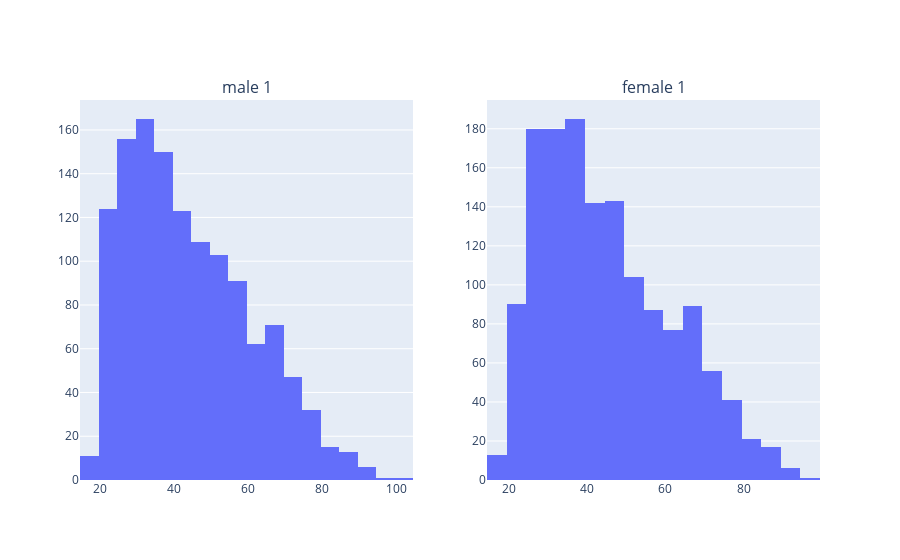
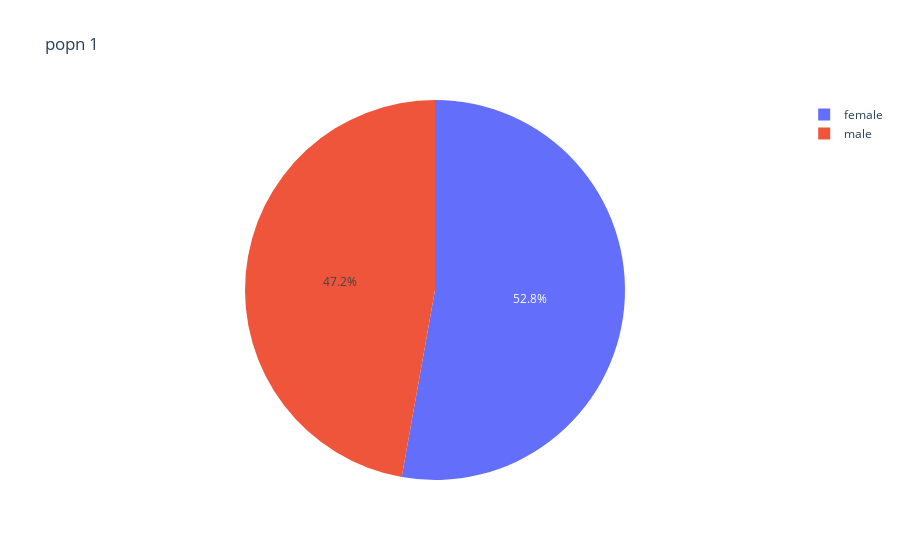
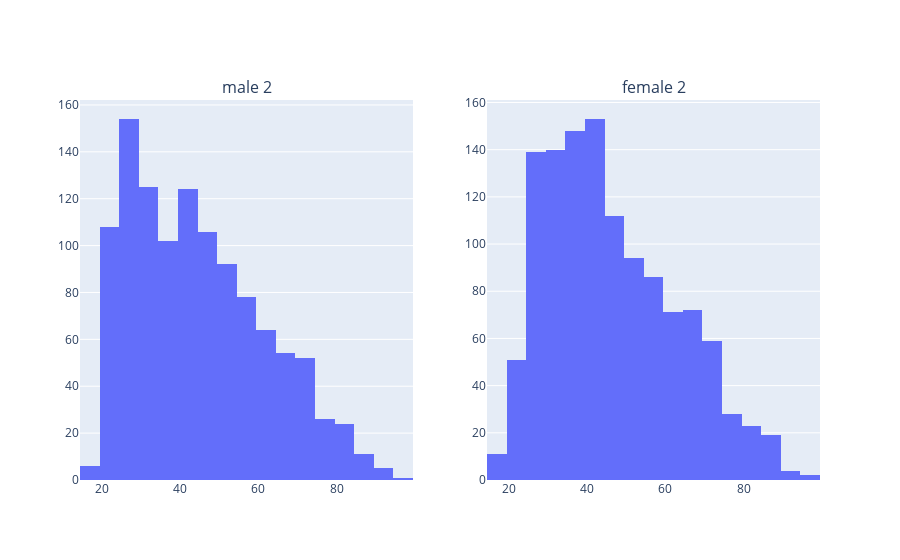
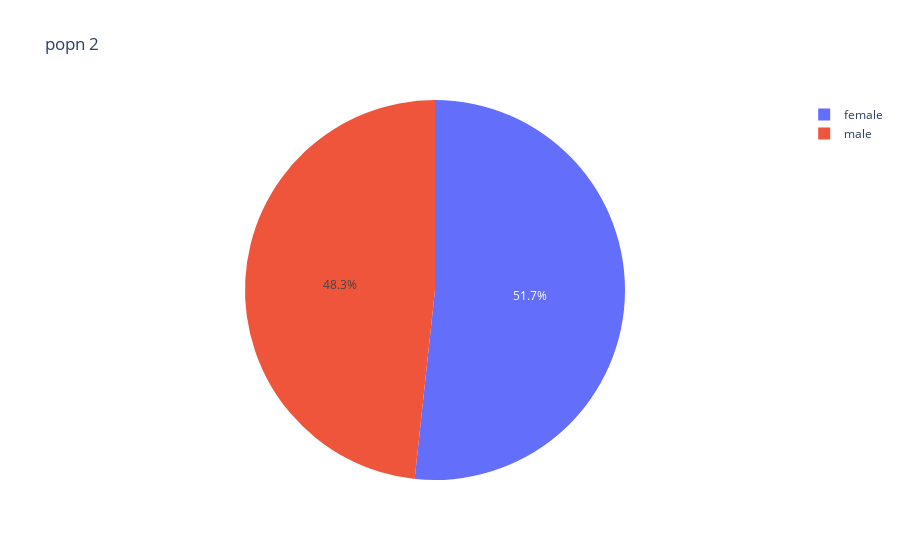

Notebook source saved alongside these figures, in order:
### Code cell
from plotly.subplots import make_subplots
for ward in main_data.ward.unique():
    male_data = main_data.query('sex == "male" & ward == @ward')
    female_data = main_data.query('sex == "female" & ward == @ward')
    fig = make_subplots(rows=1,cols=2,subplot_titles=[f'male {ward}',f'female {ward}'])
    fig.add_trace(pe.histogram(male_data,x= 'age',nbins=20).data[0])
    fig.add_trace(pe.histogram(female_data,x= 'age',nbins=20).data[0],col=2,row = 1)
    # fig.update_yaxes(range=[0, 300], row=1, col=1)
    # fig.update_yaxes(range=[0, 300], row=1, col=2)
    fig.show()
    fig2= pe.pie(main_data.query('ward == @ward'),'sex',title=f'popn {ward}')
    fig2.show()

### Figure 1 — Plotly figure (JSON) as saved in the notebook; plotly's stock layout.template omitted (floating-point values rounded to 4 significant figures; data arrays with more than 128 entries replaced by an {"elided": "..."} marker saying what was removed)
{"data": [{"alignmentgroup": "True", "bingroup": "x", "hovertemplate": "age=%{x}<br>count=%{y}<extra></extra>", "legendgroup": "", "marker": {"color": "#636efa", "pattern": {"shape": ""}}, "name": "", "nbinsx": 20, "offsetgroup": "", "orientation": "v", "showlegend": false, "type": "histogram", "x": {"elided": "1280 int values"}, "xaxis": "x", "yaxis": "y"}, {"alignmentgroup": "True", "bingroup": "x", "hovertemplate": "age=%{x}<br>count=%{y}<extra></extra>", "legendgroup": "", "marker": {"color": "#636efa", "pattern": {"shape": ""}}, "name": "", "nbinsx": 20, "offsetgroup": "", "orientation": "v", "showlegend": false, "type": "histogram", "x": {"elided": "1432 int values"}, "xaxis": "x2", "yaxis": "y2"}], "layout": {"annotations": [{"font": {"size": 16}, "showarrow": false, "text": "male 1", "x": 0.225, "xanchor": "center", "xref": "paper", "y": 1, "yanchor": "bottom", "yref": "paper"}, {"font": {"size": 16}, "showarrow": false, "text": "female 1", "x": 0.775, "xanchor": "center", "xref": "paper", "y": 1, "yanchor": "bottom", "yref": "paper"}], "xaxis": {"anchor": "y", "domain": [0, 0.45]}, "xaxis2": {"anchor": "y2", "domain": [0.55, 1]}, "yaxis": {"anchor": "x", "domain": [0, 1]}, "yaxis2": {"anchor": "x2", "domain": [0, 1]}}}

### Figure 2 — Plotly figure (JSON) as saved in the notebook; plotly's stock layout.template omitted (floating-point values rounded to 4 significant figures; data arrays with more than 128 entries replaced by an {"elided": "..."} marker saying what was removed)
{"data": [{"domain": {"x": [0, 1], "y": [0, 1]}, "hovertemplate": "sex=%{label}<extra></extra>", "labels": {"elided": "2712 str values"}, "legendgroup": "", "name": "", "showlegend": true, "type": "pie"}], "layout": {"legend": {"tracegroupgap": 0}, "title": {"text": "popn 1"}}}

### Figure 3 — Plotly figure (JSON) as saved in the notebook; plotly's stock layout.template omitted (floating-point values rounded to 4 significant figures; data arrays with more than 128 entries replaced by an {"elided": "..."} marker saying what was removed)
{"data": [{"alignmentgroup": "True", "bingroup": "x", "hovertemplate": "age=%{x}<br>count=%{y}<extra></extra>", "legendgroup": "", "marker": {"color": "#636efa", "pattern": {"shape": ""}}, "name": "", "nbinsx": 20, "offsetgroup": "", "orientation": "v", "showlegend": false, "type": "histogram", "x": {"elided": "1132 int values"}, "xaxis": "x", "yaxis": "y"}, {"alignmentgroup": "True", "bingroup": "x", "hovertemplate": "age=%{x}<br>count=%{y}<extra></extra>", "legendgroup": "", "marker": {"color": "#636efa", "pattern": {"shape": ""}}, "name": "", "nbinsx": 20, "offsetgroup": "", "orientation": "v", "showlegend": false, "type": "histogram", "x": {"elided": "1212 int values"}, "xaxis": "x2", "yaxis": "y2"}], "layout": {"annotations": [{"font": {"size": 16}, "showarrow": false, "text": "male 2", "x": 0.225, "xanchor": "center", "xref": "paper", "y": 1, "yanchor": "bottom", "yref": "paper"}, {"font": {"size": 16}, "showarrow": false, "text": "female 2", "x": 0.775, "xanchor": "center", "xref": "paper", "y": 1, "yanchor": "bottom", "yref": "paper"}], "xaxis": {"anchor": "y", "domain": [0, 0.45]}, "xaxis2": {"anchor": "y2", "domain": [0.55, 1]}, "yaxis": {"anchor": "x", "domain": [0, 1]}, "yaxis2": {"anchor": "x2", "domain": [0, 1]}}}

### Figure 4 — Plotly figure (JSON) as saved in the notebook; plotly's stock layout.template omitted (floating-point values rounded to 4 significant figures; data arrays with more than 128 entries replaced by an {"elided": "..."} marker saying what was removed)
{"data": [{"domain": {"x": [0, 1], "y": [0, 1]}, "hovertemplate": "sex=%{label}<extra></extra>", "labels": {"elided": "2344 str values"}, "legendgroup": "", "name": "", "showlegend": true, "type": "pie"}], "layout": {"legend": {"tracegroupgap": 0}, "title": {"text": "popn 2"}}}
